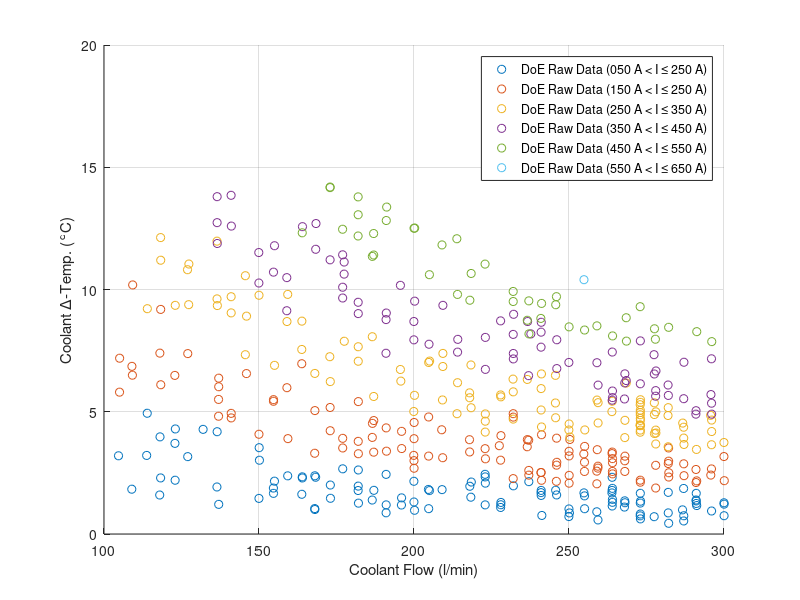
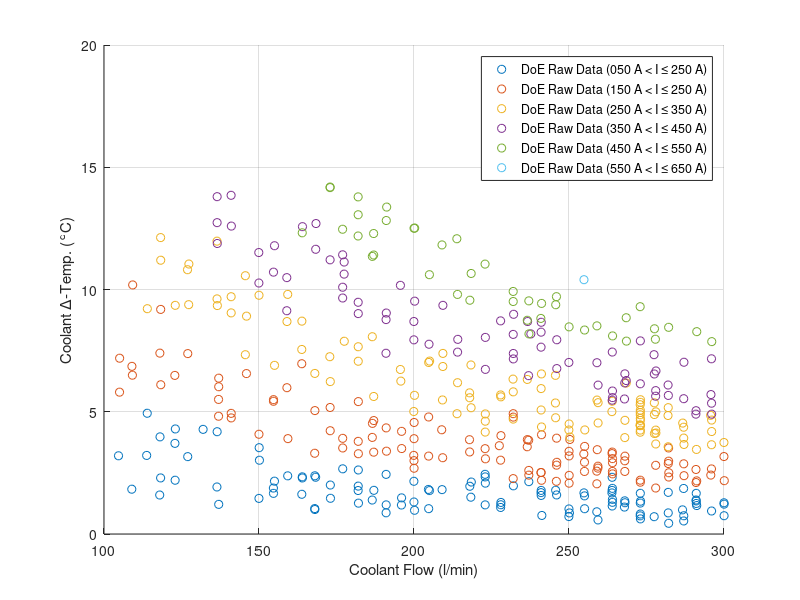

Write MATLAB code to recreate these figures, in order.
clear
clc

%% load data
addpath('vendor_provision')
load('doe_raw_data_struct.mat')

%% extract variables of interest and write to vector
stack_current_A = cell2mat({doe_raw_data_struct.current}');
coolant_delta_temp_degC = cell2mat({doe_raw_data_struct.temp_coolant_outlet}') ...
    - cell2mat({doe_raw_data_struct.temp_coolant_inlet}');
coolant_flow_lpm = cell2mat({doe_raw_data_struct.flow_coolant}');

%% separate data by stack current
index_current_100   = find(stack_current_A > 050 & stack_current_A <= 150);
index_current_200   = find(stack_current_A > 150 & stack_current_A <= 250);
index_current_300   = find(stack_current_A > 250 & stack_current_A <= 350);
index_current_400   = find(stack_current_A > 350 & stack_current_A <= 450);
index_current_500   = find(stack_current_A > 450 & stack_current_A <= 550);
index_current_600   = find(stack_current_A > 550 & stack_current_A <= 650);

%% compute means
% mean_40 = mean(drop_40);
% mean_45 = mean(drop_45);
% mean_50 = mean(drop_50);
% mean_55 = mean(drop_55);
% mean_60 = mean(drop_60);
% mean_65 = mean(drop_65);
% mean_70 = mean(drop_70);
% mean_75 = mean(drop_75);
% mean_80 = mean(drop_80);
% mean_85 = mean(drop_85);

%% make plot
fig = figure;
hold on
grid on

plot(coolant_flow_lpm(index_current_100), coolant_delta_temp_degC(index_current_100), 'o')
plot(coolant_flow_lpm(index_current_200), coolant_delta_temp_degC(index_current_200), 'o')
plot(coolant_flow_lpm(index_current_300), coolant_delta_temp_degC(index_current_300), 'o')
plot(coolant_flow_lpm(index_current_400), coolant_delta_temp_degC(index_current_400), 'o')
plot(coolant_flow_lpm(index_current_500), coolant_delta_temp_degC(index_current_500), 'o')
plot(coolant_flow_lpm(index_current_600), coolant_delta_temp_degC(index_current_600), 'o')

xlabel('Coolant Flow (l/min)')
ylabel('Coolant \Delta-Temp. (°C)')
xlim([100,300])
ylim([0, 20])

lgd = legend('DoE Raw Data (050 A < I \leq 250 A)', ...
        'DoE Raw Data (150 A < I \leq 250 A)', ...
        'DoE Raw Data (250 A < I \leq 350 A)', ...
        'DoE Raw Data (350 A < I \leq 450 A)', ...
        'DoE Raw Data (450 A < I \leq 550 A)', ...
        'DoE Raw Data (550 A < I \leq 650 A)');

% lgd.Location = 'northwest';

%% save plot
saveas(fig,'coolant_deltaT_vs_flow_current_clustered.fig')
saveas(fig,'coolant_deltaT_vs_flow_current_clustered.png')